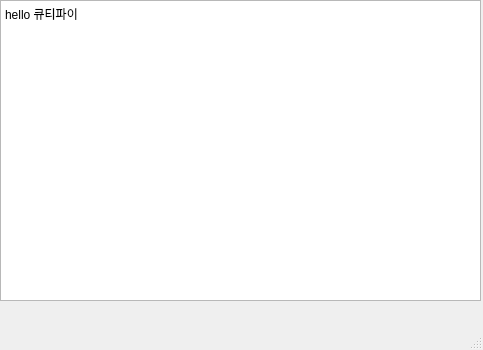
<?xml version="1.0" encoding="UTF-8"?>
<ui version="4.0">
 <class>MainWindow</class>
 <widget class="QMainWindow" name="MainWindow">
  <property name="geometry">
   <rect>
    <x>0</x>
    <y>0</y>
    <width>483</width>
    <height>350</height>
   </rect>
  </property>
  <property name="windowTitle">
   <string>pyqt</string>
  </property>
  <widget class="QWidget" name="centralwidget">
   <widget class="QPlainTextEdit" name="plainTextEdit">
    <property name="geometry">
     <rect>
      <x>0</x>
      <y>0</y>
      <width>481</width>
      <height>301</height>
     </rect>
    </property>
    <property name="plainText">
     <string>hello 큐티파이</string>
    </property>
   </widget>
  </widget>
  <widget class="QMenuBar" name="menubar">
   <property name="geometry">
    <rect>
     <x>0</x>
     <y>0</y>
     <width>483</width>
     <height>25</height>
    </rect>
   </property>
  </widget>
  <widget class="QStatusBar" name="statusbar"/>
 </widget>
 <resources/>
 <connections/>
</ui>
